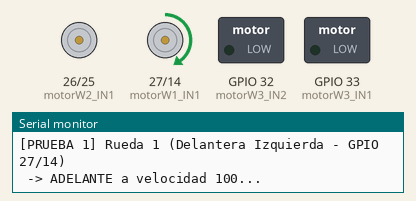
Simulated run of this sketch. Board: ESP32. On the bench: motor-driver pin pairs drawn as motors (green arrow = first pin HIGH = forward, orange = second pin HIGH = backward, longer = more drive), switched loads named in the sketch (green lamp = pin HIGH), the last lines printed to the serial monitor.

Above: at 1.1 s.
At 14.6 s:
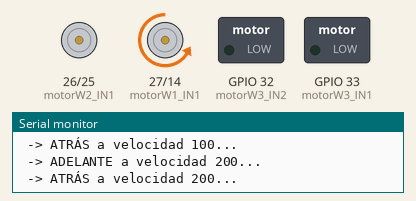
At 25.1 s:
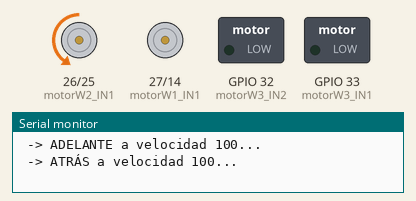
At 37.1 s:
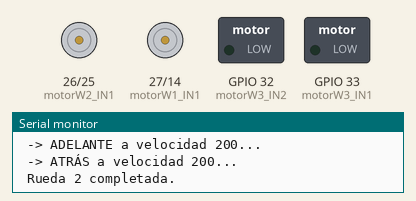
Timing chart, 0 to 38.6 s (numbered marks = the images above):
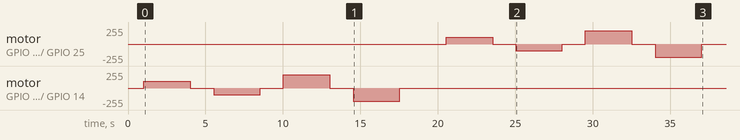

The sketch:

test_motores_izquierdos.ino
```cpp
/*
 *    Mars Rover - Código de Prueba para Motores del Lado Izquierdo (SOLO MOTORES - USB)
 *    Desarrollado para verificar el correcto cableado, sentido de giro
 *    y modulación de velocidad (PWM) de los tres motores de tracción izquierdos.
 *
 *    Motores controlados:
 *    - Rueda 1 (Delantera Izquierda): GPIO 27 (IN1) y GPIO 14 (IN2)
 *    - Rueda 2 (Medio Izquierda):     GPIO 26 (IN1) y GPIO 25 (IN2)
 *    - Rueda 3 (Trasera Izquierda):   GPIO 33 (IN1) y GPIO 32 (IN2)
 *
 *    Lógica de Giro del Puente H (Lado Izquierdo - Montaje invertido):
 *    - Adelante: IN1 = HIGH o PWM (Velocidad), IN2 = LOW
 *    - Atrás:    IN1 = LOW, IN2 = HIGH o PWM (Velocidad)
 *    - Parado:   IN1 = LOW, IN2 = LOW
 */

// --- CONFIGURACIÓN DE PINES (Lado Izquierdo) ---
#define motorW1_IN1 27  // Rueda 1 - Delantera Izquierda
#define motorW1_IN2 14
#define motorW2_IN1 26  // Rueda 2 - Medio Izquierda
#define motorW2_IN2 25
#define motorW3_IN1 33 // Rueda 3 - Trasera Izquierda
#define motorW3_IN2 32

// Tiempos de prueba (milisegundos)
const int TIEMPO_MOVIMIENTO = 3000;
const int TIEMPO_ESPERA = 1500;

// Función auxiliar para imprimir en el puerto serie (USB)
void printLog(String message, bool newLine = true) {
  if (newLine) {
    Serial.println(message);
  } else {
    Serial.print(message);
  }
}

void setup() {
  // Inicialización del puerto serie para telemetría de depuración
  Serial.begin(115200);
  delay(1000);

  Serial.println("\n=======================================================");
  Serial.println("           MARS ROVER - TEST DE MOTORES IZQUIERDOS         ");
  Serial.println("=======================================================");

  // Inicializar pines con analogWrite a 0 antes de configurar la frecuencia/resolución
  // para que el núcleo ESP32 asigne los canales LEDC correspondientes.
  analogWrite(motorW1_IN1, 0);
  analogWrite(motorW1_IN2, 0);
  analogWrite(motorW2_IN1, 0);
  analogWrite(motorW2_IN2, 0);
  analogWrite(motorW3_IN1, 0);
  analogWrite(motorW3_IN2, 0);

  // Configurar la frecuencia PWM a 200 Hz y resolución de 8 bits para cada pin de motor
  // de forma individual (frecuencia reducida para aumentar el par a bajas velocidades y asegurar conmutación)
  analogWriteFrequency(motorW1_IN1, 200);
  analogWriteFrequency(motorW1_IN2, 200);
  analogWriteFrequency(motorW2_IN1, 200);
  analogWriteFrequency(motorW2_IN2, 200);
  analogWriteFrequency(motorW3_IN1, 200);
  analogWriteFrequency(motorW3_IN2, 200);

  analogWriteResolution(motorW1_IN1, 8);
  analogWriteResolution(motorW1_IN2, 8);
  analogWriteResolution(motorW2_IN1, 8);
  analogWriteResolution(motorW2_IN2, 8);
  analogWriteResolution(motorW3_IN1, 8);
  analogWriteResolution(motorW3_IN2, 8);

  // Configuración de pines como salidas
  pinMode(motorW1_IN1, OUTPUT);
  pinMode(motorW1_IN2, OUTPUT);
  pinMode(motorW2_IN1, OUTPUT);
  pinMode(motorW2_IN2, OUTPUT);
  pinMode(motorW3_IN1, OUTPUT);
  pinMode(motorW3_IN2, OUTPUT);

  detenerTodos();
  Serial.println("Pines inicializados. Comenzando ciclo de pruebas...");
}

void loop() {
  printLog("\n>>> INICIANDO NUEVO CICLO DE PRUEBA <<<");

  // ==========================================
  // PRUEBA 1: RUEDA 1 (DELANTERA IZQUIERDA)
  // ==========================================
  printLog("[PRUEBA 1] Rueda 1 (Delantera Izquierda - GPIO 27/14)");

  // 1. Velocidad 100 (Baja)
  printLog(" -> ADELANTE a velocidad 100...");
  probarMotor(motorW1_IN1, motorW1_IN2, true, 100);
  delay(TIEMPO_MOVIMIENTO);
  detenerTodos();
  delay(TIEMPO_ESPERA);

  printLog(" -> ATRÁS a velocidad 100...");
  probarMotor(motorW1_IN1, motorW1_IN2, false, 100);
  delay(TIEMPO_MOVIMIENTO);
  detenerTodos();
  delay(TIEMPO_ESPERA);

  // 2. Velocidad 200 (Media)
  printLog(" -> ADELANTE a velocidad 200...");
  probarMotor(motorW1_IN1, motorW1_IN2, true, 200);
  delay(TIEMPO_MOVIMIENTO);
  detenerTodos();
  delay(TIEMPO_ESPERA);

  printLog(" -> ATRÁS a velocidad 200...");
  probarMotor(motorW1_IN1, motorW1_IN2, false, 200);
  delay(TIEMPO_MOVIMIENTO);
  detenerTodos();

  printLog(" Rueda 1 completada.\n");
  delay(TIEMPO_ESPERA * 2);

  // ==========================================
  // PRUEBA 2: RUEDA 2 (MEDIO IZQUIERDA)
  // ==========================================
  printLog("[PRUEBA 2] Rueda 2 (Medio Izquierda - GPIO 26/25)");

  // 1. Velocidad 100 (Baja)
  printLog(" -> ADELANTE a velocidad 100...");
  probarMotor(motorW2_IN1, motorW2_IN2, true, 100);
  delay(TIEMPO_MOVIMIENTO);
  detenerTodos();
  delay(TIEMPO_ESPERA);

  printLog(" -> ATRÁS a velocidad 100...");
  probarMotor(motorW2_IN1, motorW2_IN2, false, 100);
  delay(TIEMPO_MOVIMIENTO);
  detenerTodos();
  delay(TIEMPO_ESPERA);

  // 2. Velocidad 200 (Media)
  printLog(" -> ADELANTE a velocidad 200...");
  probarMotor(motorW2_IN1, motorW2_IN2, true, 200);
  delay(TIEMPO_MOVIMIENTO);
  detenerTodos();
  delay(TIEMPO_ESPERA);

  printLog(" -> ATRÁS a velocidad 200...");
  probarMotor(motorW2_IN1, motorW2_IN2, false, 200);
  delay(TIEMPO_MOVIMIENTO);
  detenerTodos();

  printLog(" Rueda 2 completada.\n");
  delay(TIEMPO_ESPERA * 2);

  // ==========================================
  // PRUEBA 3: RUEDA 3 (TRASERA IZQUIERDA)
  // ==========================================
  printLog("[PRUEBA 3] Rueda 3 (Trasera Izquierda - GPIO 33/32)");

  // 1. Velocidad 100 (Baja)
  printLog(" -> ADELANTE a velocidad 100...");
  probarMotor(motorW3_IN1, motorW3_IN2, true, 100);
  delay(TIEMPO_MOVIMIENTO);
  detenerTodos();
  delay(TIEMPO_ESPERA);

  printLog(" -> ATRÁS a velocidad 100...");
  probarMotor(motorW3_IN1, motorW3_IN2, false, 100);
  delay(TIEMPO_MOVIMIENTO);
  detenerTodos();
  delay(TIEMPO_ESPERA);

  // 2. Velocidad 200 (Media)
  printLog(" -> ADELANTE a velocidad 200...");
  probarMotor(motorW3_IN1, motorW3_IN2, true, 200);
  delay(TIEMPO_MOVIMIENTO);
  detenerTodos();
  delay(TIEMPO_ESPERA);

  printLog(" -> ATRÁS a velocidad 200...");
  probarMotor(motorW3_IN1, motorW3_IN2, false, 200);
  delay(TIEMPO_MOVIMIENTO);
  detenerTodos();

  printLog(" Rueda 3 completada.\n");
  delay(TIEMPO_ESPERA * 2);

  // ==========================================
  // PRUEBA 4: TODOS LOS MOTORES IZQUIERDOS A LA VEZ
  // ==========================================
  printLog("[PRUEBA 4] Todos los motores izquierdos simultáneamente");

  printLog(" -> Todos ADELANTE...");
  probarMotor(motorW1_IN1, motorW1_IN2, true, 255);
  probarMotor(motorW2_IN1, motorW2_IN2, true, 255);
  probarMotor(motorW3_IN1, motorW3_IN2, true, 255);
  delay(TIEMPO_MOVIMIENTO + 1000);

  detenerTodos();
  delay(TIEMPO_ESPERA);

  printLog(" -> Todos ATRÁS...");
  probarMotor(motorW1_IN1, motorW1_IN2, false, 255);
  probarMotor(motorW2_IN1, motorW2_IN2, false, 255);
  probarMotor(motorW3_IN1, motorW3_IN2, false, 255);
  delay(TIEMPO_MOVIMIENTO + 1000);

  detenerTodos();
  printLog(" Prueba de conjunto completada.\n");

  printLog("=======================================================");
  printLog("Ciclo de pruebas terminado. Esperando 10 segundos");
  printLog("antes de reiniciar el test...");
  printLog("=======================================================");
  delay(10000);
}

// --- FUNCIONES CONTROL DE MOTORES ---

/**
 * Activa un motor individual en una dirección y a una velocidad PWM específica.
 * Lógica izquierda:
 * - Adelante (true):  IN1 = PWM, IN2 = LOW
 * - Atrás (false):    IN1 = LOW, IN2 = PWM
 */
void probarMotor(int pinIN1, int pinIN2, bool adelante, int velocidad) {
  if (adelante) {
    analogWrite(pinIN1, velocidad); // PWM en IN1
    analogWrite(pinIN2, 0);         // Usar analogWrite(0) en lugar de digitalWrite(LOW) para anular el PWM en ESP32
  } else {
    analogWrite(pinIN1, 0);         // Usar analogWrite(0) en lugar de digitalWrite(LOW) para anular el PWM en ESP32
    analogWrite(pinIN2, velocidad); // PWM en IN2
  }
}

/**
 * Detiene todos los motores del lado izquierdo escribiendo LOW en ambos pines de entrada.
 */
void detenerTodos() {
  // Usar analogWrite(0) en lugar de digitalWrite(LOW) para detener la señal PWM en el ESP32
  analogWrite(motorW1_IN1, 0);
  analogWrite(motorW1_IN2, 0);
  analogWrite(motorW2_IN1, 0);
  analogWrite(motorW2_IN2, 0);
  analogWrite(motorW3_IN1, 0);
  analogWrite(motorW3_IN2, 0);
}
```

Measured:
- by itself, motor on GPIO 27 (motorW1_IN1) / GPIO 14 (motorW1_IN2): stopped → forward 100/255 at 1.0 s, → stopped 3.0 s later, → backward 100/255 1.5 s later, → stopped 3.0 s later, … (8 changes in this stretch)
- by itself, motor on GPIO 26 (motorW2_IN1) / GPIO 25 (motorW2_IN2): stopped → forward 100/255 at 20.5 s, → stopped 3.0 s later, → backward 100/255 1.5 s later, → stopped 3.0 s later, … (8 changes in this stretch)
